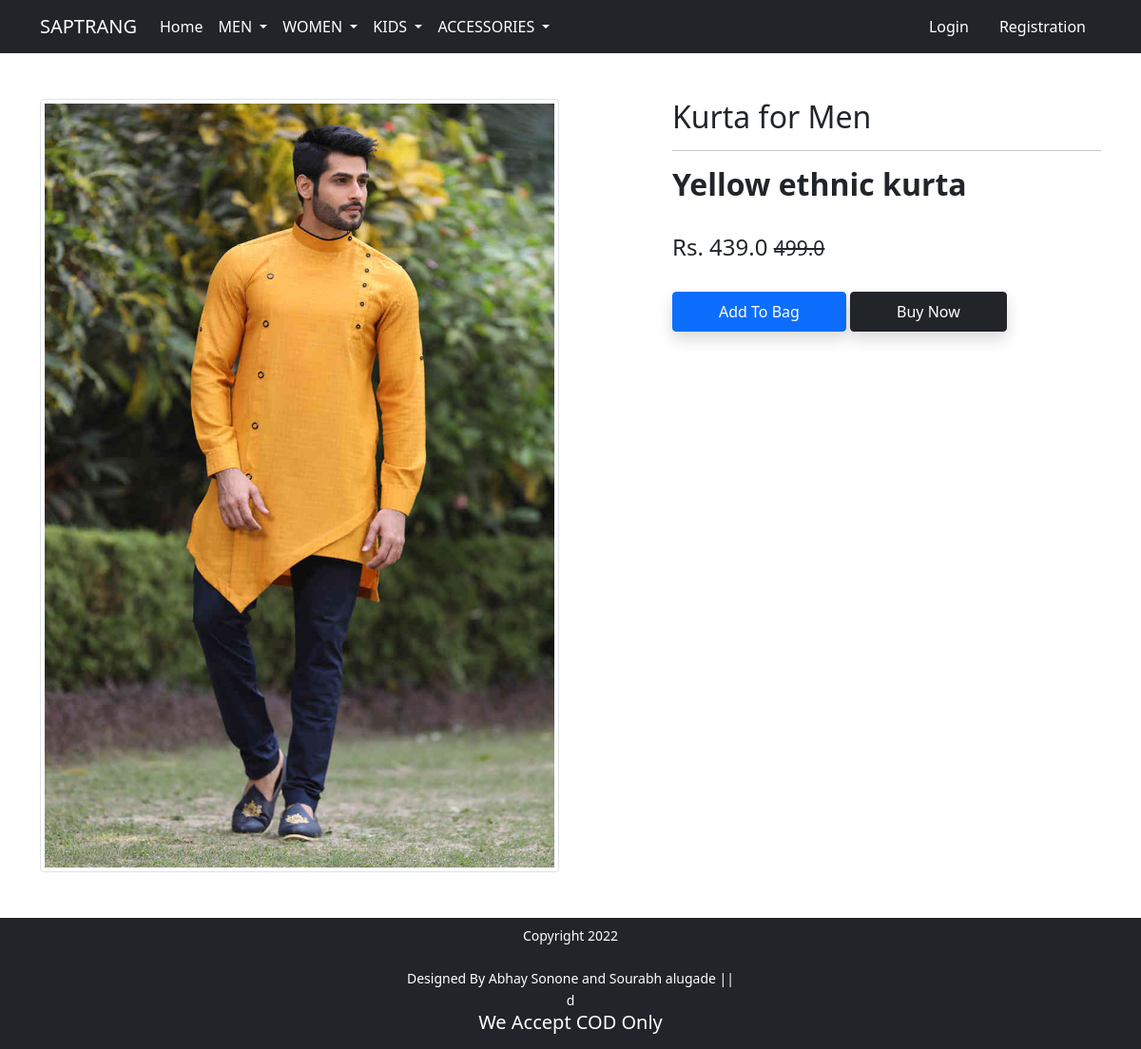
Screenshot of /product-detail/1 with the database file from the repository.
### app/models.py (models this page shows, shortened)
class Product(models.Model):
    title =models.CharField(max_length=100)
    selling_price =models.FloatField()
    discounted_price = models.FloatField()
    description = models.TextField()
    brand = models.CharField(max_length=100)
    category= models.CharField(choices=CATEGORY_CHOICES,max_length=5)
    product_image = models.ImageField(upload_to ="productimg")

### app/views.py (the view)
# urls.py: path('product-detail/<int:pk>',views.ProductDetailView.as_view(), name='product-detail'),
class ProductDetailView(View):
    def get(self,request,pk):
       totalitem=0
       product= Product.objects.get(pk=pk)
       item_already_in_cart =False
       if request.user.is_authenticated:
        item_already_in_cart=Cart.objects.filter(Q(product=product.id)& Q(user=request.user)).exists()
        if request.user.is_authenticated:
         totalitem= len(Cart.objects.filter(user=request.user))
       return render(request,'app/productdetail.html',{'product':product,'item_already_in_cart':item_already_in_cart,'totalitem':totalitem})

### app/templates/app/productdetail.html (shortened to what this page needs)
{% extends 'app/base.html' %}
{% load static %}
{% block main-content %}
<div class="container my-5">
 <div class="row">
  <div class="col-sm-6 text-center align-self-center">
   <img src="{{product.product_image.url}}" alt="" class="img-fluid img-thumbnail">
  </div>
  <div class="col-sm-5 offset-sm-1">
   <h2>{{product.title}}</h2>
   <hr>
   <h2 class="fw-bold">{{product.description}}</h2> <br>
   <h4>Rs. {{product.discounted_price}} <small class="fw-light text-decoration-line-through">{{product.selling_price}}</small></h4> <br>
{% if not request.user.is_authenticated %}
<form action="/add-to-cart" class="d-inline"><input type="hidden" name="prod_id" value={{product.id}} id="prod_id">
    <button type="submit" class="btn btn-primary shadow px-5 py-2">Add To Bag</button>
</form>
{% endif %}
{% if not request.user.is_authenticated %}
<form action="/add-to-cart" class="d-inline"><input type="hidden" name="prod_id" value={{product.id}} id="prod_id">
    <button type="submit" class="btn btn-dark shadow px-5 py-2">Buy Now</button>
</form>
{% endif %}
  </div>
 </div>
</div>
{% endblock main-content %}

### rows the page displays
Product: product_image (picture), title "Kurta for Men", description "Yellow ethnic kurta", discounted_price "439.0", selling_price "499.0"
